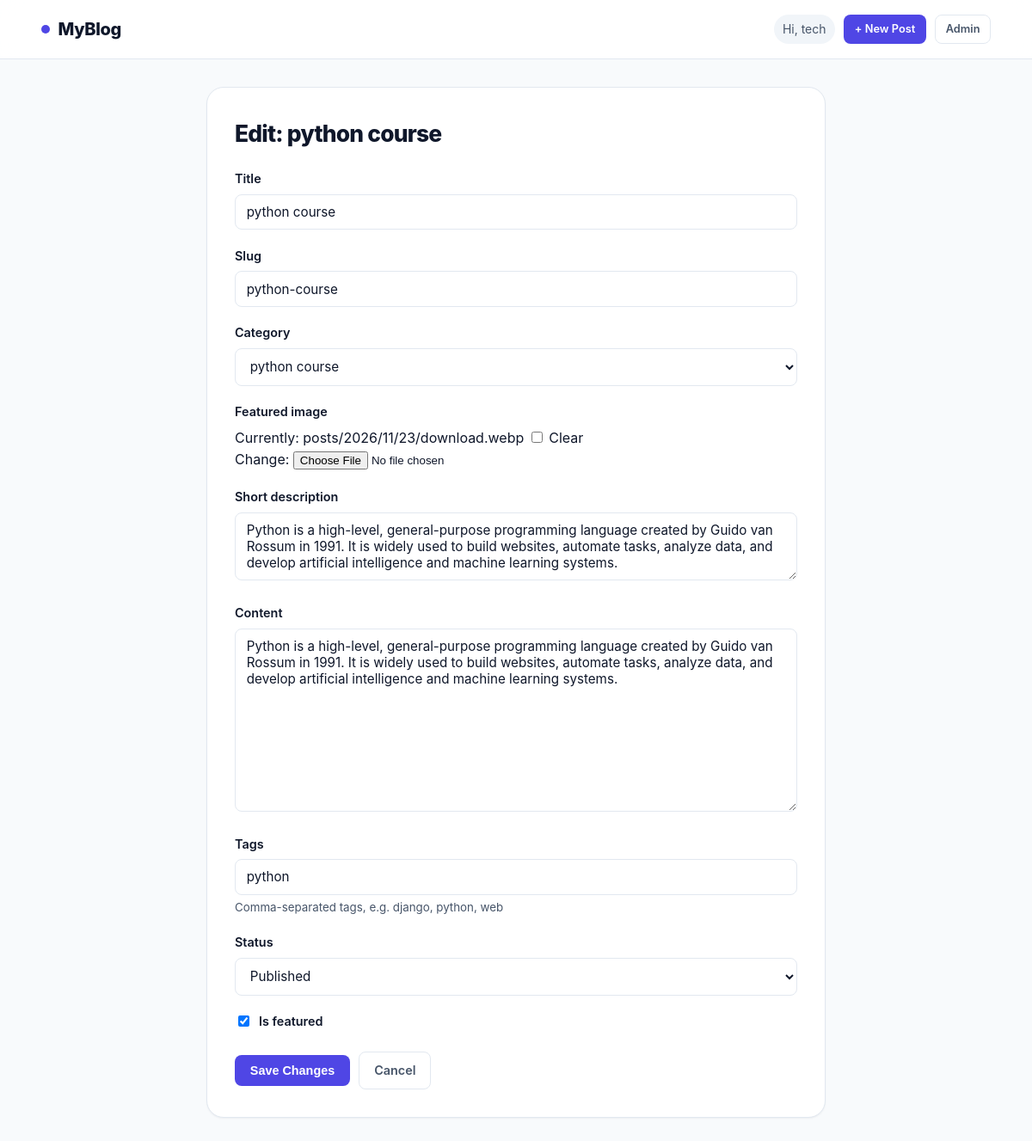
Screenshot of /post/python-course/edit/ (signed in) with the database file from the repository.
### myblog/models.py (models this page shows, shortened)
class Post(models.Model):
    class Status(models.TextChoices):
        DRAFT = "draft", "Draft"
        PUBLISHED = "published", "Published"
    title = models.CharField(max_length=250)
    slug = models.SlugField(max_length=270, unique=True, blank=True)
    author = models.ForeignKey(
        settings.AUTH_USER_MODEL,
        on_delete=models.CASCADE,
        related_name="blog_posts",
    )
    category = models.ForeignKey(
        Category,
        on_delete=models.SET_NULL,
        null=True,
        blank=True,
        related_name="posts",
    )
    featured_image = models.ImageField(
        upload_to="posts/%Y/%m/%d/",
        blank=True,
        null=True,
    )
    short_description = models.TextField(blank=True)
    content = models.TextField()
    tags = models.CharField(
        max_length=250,
        blank=True,
        help_text="Comma-separated tags, e.g. django, python, web",
    )
    status = models.CharField(
        max_length=20,
        choices=Status.choices,
        default=Status.DRAFT,
    )
    is_featured = models.BooleanField(default=False)
    views_count = models.PositiveIntegerField(default=0)
    created_at = models.DateTimeField(auto_now_add=True)
    updated_at = models.DateTimeField(auto_now=True)
    published_at = models.DateTimeField(blank=True, null=True)
    class Meta:
        ordering = ["-published_at", "-created_at"]

### myblog/views.py (the view)
# urls.py: path("post/<slug:slug>/edit/", views.post_update, name="post_update"),
@login_required
def post_update(request, slug):
    post = get_object_or_404(Post, slug=slug)
    if post.author != request.user and not request.user.is_superuser:
        messages.error(request, "You do not have permission to edit this post.")
        return redirect("myblog:post_detail", slug=post.slug)
    if request.method == "POST":
        form = PostForm(request.POST, request.FILES, instance=post)
        if form.is_valid():
            updated_post = form.save()
            messages.success(request, f'Post "{updated_post.title}" updated.')
            return redirect("myblog:post_detail", slug=updated_post.slug)
    else:
        form = PostForm(instance=post)
    return render(request, "myblog/post_form.html", {
        "form": form,
        "post": post,
        "page_title": f"Edit: {post.title}",
        "submit_label": "Save Changes",
    })

### myblog/models.py (called while the page is built)
    def __str__(self):
        return self.name

### myblog/templates/myblog/post_form.html (shortened to what this page needs)
{% extends "myblog/base.html" %}
{% block content %}
  <div class="form-card">
    <h1 class="hero__title" style="font-size: 1.65rem; margin-bottom: 1.25rem;">{{ page_title }}</h1>
    <form method="post" enctype="multipart/form-data" novalidate>
      {% for field in form %}
        <div class="form-group">
          {% if field.field.widget.input_type == "checkbox" %}
            <div class="form-check-row">
              {{ field }}
              <label for="{{ field.id_for_label }}" class="form-label" style="margin: 0;">{{ field.label }}</label>
            </div>
          {% else %}
            <label for="{{ field.id_for_label }}" class="form-label">{{ field.label }}</label>
            {{ field }}
          {% endif %}
          {% if field.help_text %}
            <small style="color: var(--text-muted); display: block; margin-top: 0.25rem;">{{ field.help_text }}</small>
          {% endif %}
        </div>
      {% endfor %}
      <div class="nav-actions" style="margin-top: 1.5rem;">
        <button type="submit" class="btn btn--primary">{{ submit_label }}</button>
        <a href="{% url 'myblog:post_list' %}" class="btn btn--ghost">Cancel</a>
      </div>
    </form>
  </div>
{% endblock %}

### myblog/templates/myblog/base.html (shortened to what this page needs)
{% load static %}
<!DOCTYPE html>
<html lang="en">
<head>
  <link rel="stylesheet" href="{% static 'myblog/css/style.css' %}" />
</head>
<body>
  <header class="navbar">
    <div class="container navbar__inner">
      <a href="{% url 'myblog:post_list' %}" class="brand">
        <span class="brand__dot"></span>
        <span>MyBlog</span>
      </a>
      <nav class="nav-actions">
        {% if user.is_authenticated %}
          <span class="nav-user">Hi, {{ user.username }}</span>
          <a href="{% url 'myblog:post_create' %}" class="btn btn--primary btn--sm">+ New Post</a>
          <a href="{% url 'admin:index' %}" class="btn btn--ghost btn--sm">Admin</a>
        {% else %}
          <a href="{% url 'admin:login' %}?next={{ request.path }}" class="btn btn--primary btn--sm">Author Login</a>
        {% endif %}
      </nav>
    </div>
  </header>
  <main class="container">
    {% block content %}{% endblock %}
  </main>
</body>
</html>

### myblog/static/myblog/css/style.css (style rules this page uses)
:root { --bg: #f8fafc; --surface: #ffffff; --surface-subtle: #f1f5f9; --text: #0f172a; --text-muted: #475569; --border: #e2e8f0; --primary: #4f46e5; --primary-hover: #4338ca; --primary-soft: #eef2ff; --success-bg: #ecfdf5; --success-text: #065f46; --danger: #dc2626; --danger-hover: #b91c1c; --danger-soft: #fef2f2; --warning-bg: #fffbeb; --warning-text: #92400e; --radius-sm: 8px; --radius-md: 14px; --radius-lg: 20px; --shadow-sm: 0 1px 2px rgba(15, 23, 42, 0.05); --shadow-md: 0 10px 25px -5px rgba(15, 23, 42, 0.08), 0 4px 10px -6px rgba(15, 23, 42, 0.04); --transition: 180ms cubic-bezier(0.4, 0, 0.2, 1); }
*, *::before, *::after { box-sizing: border-box; }
body { margin: 0; font-family: Inter, ui-sans-serif, system-ui, -apple-system, BlinkMacSystemFont, "Segoe UI", Roboto, sans-serif; background-color: var(--bg); color: var(--text); line-height: 1.6; -webkit-font-smoothing: antialiased; }
a { color: inherit; text-decoration: none; }
.container { width: min(1160px, 92%); margin-inline: auto; }
.navbar { position: sticky; top: 0; z-index: 40; background: rgba(255, 255, 255, 0.88); backdrop-filter: blur(12px); border-bottom: 1px solid var(--border); }
.navbar__inner { display: flex; align-items: center; justify-content: space-between; min-height: 68px; gap: 1rem; }
.brand { display: inline-flex; align-items: center; gap: 0.6rem; font-weight: 800; font-size: 1.25rem; letter-spacing: -0.02em; }
.brand__dot { width: 10px; height: 10px; border-radius: 999px; background: var(--primary); }
.nav-actions { display: flex; align-items: center; gap: 0.65rem; }
.nav-user { font-size: 0.875rem; color: var(--text-muted); padding: 0.35rem 0.65rem; background: var(--surface-subtle); border-radius: 999px; }
.btn { display: inline-flex; align-items: center; justify-content: center; gap: 0.4rem; padding: 0.58rem 1.05rem; font-size: 0.9rem; font-weight: 600; border-radius: var(--radius-sm); border: 1px solid transparent; cursor: pointer; transition: all var(--transition); }
.btn--primary { background: var(--primary); color: #fff; }
.btn--ghost { background: transparent; color: var(--text-muted); border-color: var(--border); }
.btn--sm { padding: 0.38rem 0.72rem; font-size: 0.8rem; }
.hero__title { margin: 0 0 0.4rem; font-size: clamp(1.8rem, 3.5vw, 2.6rem); font-weight: 800; letter-spacing: -0.03em; }
.form-card { max-width: 720px; margin: 2rem auto 4rem; background: var(--surface); border: 1px solid var(--border); border-radius: var(--radius-lg); padding: 2rem; box-shadow: var(--shadow-sm); }
.form-group { margin-bottom: 1.15rem; }
.form-label { display: block; font-weight: 600; font-size: 0.9rem; margin-bottom: 0.4rem; }
.form-input, .form-select, .form-textarea { width: 100%; padding: 0.65rem 0.8rem; font-family: inherit; font-size: 0.95rem; color: var(--text); background: var(--surface); border: 1px solid var(--border); border-radius: var(--radius-sm); transition: border-color var(--transition), box-shadow var(--transition); }
.form-check-row { display: flex; align-items: center; gap: 0.5rem; }

### rows the page displays
Post: form "python course" "python-course" "python course" "Python is a high-level, general-purpose programming language created by Guido van Rossum in 1991. It is widely used to build websites, automate tasks, analyze data, and develop artificial intelligence and machine learning systems." "Python is a high-level, general-purpose programming language created by Guido van Rossum in 1991. It is widely used to build websites, automate tasks, analyze data, and develop artificial intelligence and machine learning systems." "python" "Published", form "☑"

### other values shown
{{ user.username }} "tech"
{{ page_title }} "Edit: python course"
{{ field.label }} "Title" "Slug" "Category" "Featured image" "Short description" "Content" "Tags" "Status"
{{ field.help_text }} "Comma-separated tags, e.g. django, python, web"
{{ field.label }} "Is featured"
{{ submit_label }} "Save Changes"
